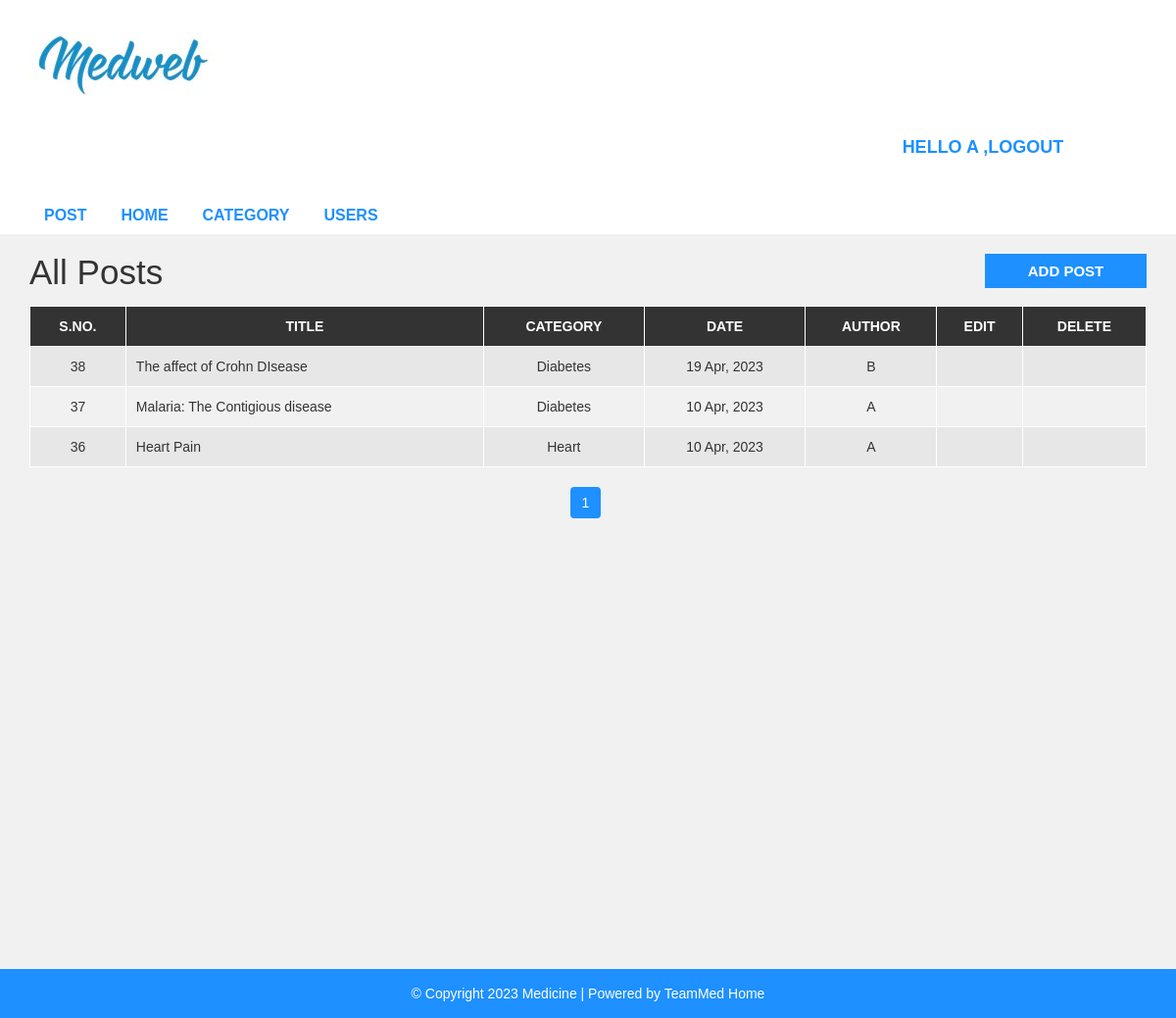
The page /admin/post.php (signed in) on the database its author committed.
### tables this page shows
CREATE TABLE `post` (
  `post_id` int(11) NOT NULL,
  `title` varchar(100) NOT NULL,
  `description` text NOT NULL,
  `category` varchar(100) NOT NULL,
  `post_date` varchar(50) NOT NULL,
  `author` int(11) NOT NULL,
  `post_img` varchar(100) NOT NULL
);

CREATE TABLE `category` (
  `category_id` int(11) NOT NULL,
  `category_name` varchar(100) NOT NULL,
  `post` int(11) NOT NULL DEFAULT 0,
  `age` int(11) NOT NULL
);

CREATE TABLE `user` (
  `user_id` int(10) UNSIGNED NOT NULL,
  `first_name` varchar(30) NOT NULL,
  `last_name` varchar(30) NOT NULL,
  `username` varchar(30) DEFAULT NULL,
  `password` varchar(40) DEFAULT NULL,
  `role` int(11) NOT NULL
);

### admin/post.php (the view, shortened to what this page needs)
<?php include "header.php"; ?>
  <div id="admin-content">
      <div class="container">
          <div class="row">
              <div class="col-md-10">
                  <h1 class="admin-heading">All Posts</h1>
              </div>
              <div class="col-md-2">
                  <a class="add-new" href="add-post.php">add post</a>
              </div>
              <div class="col-md-12">
              <?php
                include "connect.php";
                $limit = 5;
                if (isset($_GET['page'])) {
                    $page = trim($_GET['page']);
                    $page = (int) filter_var($page, FILTER_SANITIZE_NUMBER_INT);
                } else {
                    $page = 1;
                }
                $offset = ($page - 1) * $limit;
                if($_SESSION['user_role'] == '1')
                {
                    $sql = "SELECT post.post_id, post.title, post.description, post.post_date, category.category_name, user.username,post.category
                    FROM post
                    LEFT JOIN category ON post.category = category.category_id
                    LEFT JOIN user ON post.author = user.user_id
                    ORDER BY post.post_id DESC LIMIT {$limit} OFFSET {$offset}";
                }
                $result = mysqli_query($conn, $sql) or die("Query Failed");
                if (mysqli_num_rows($result) > 0) {
                    ?>
                  <table class="content-table">
                      <thead>
                          <th>S.No.</th>
                          <th>Title</th>
                          <th>Category</th>
                          <th>Date</th>
                          <th>Author</th>
                          <th>Edit</th>
                          <th>Delete</th>
                      </thead>
                      <tbody>
                      <?php while ($row = mysqli_fetch_assoc($result)) { ?>
                          <tr>
                              <td class='id'><?php echo $row['post_id']; ?></td>
                              <td><?php echo $row['title']; ?></td>
                              <td><?php echo $row['category_name']; ?></td>
                              <td><?php echo $row['post_date']; ?></td>
                              <td><?php echo $row['username']; ?></td>
                              <td class='edit'><a href='update-post.php?id=<?php echo $row['post_id'];?>'><i class='fa fa-edit'></i></a></td>
                              <td class='delete'><a href='delete-post.php?id=<?php echo $row['post_id'];?>&catid=<?php echo $row['category'];?>'><i class='fa fa-trash-o'></i></a></td>
                          </tr>
                          <?php } ?>
                      </tbody>
                  </table>
                  <?php }
                $sql1 = "SELECT * FROM post";
                $result1 = mysqli_query($conn, $sql1) or die("Query Failed");
                if (mysqli_num_rows($result1) > 0) {
                    $total_records = mysqli_num_rows($result1);
                    $total_page = ceil($total_records / $limit);
                    echo '<ul class="pagination admin-pagination">';
                    for ($i = 1; $i <= $total_page; $i++) {
                        $active = "";
                        echo '<li class="' . $active . '"><a href="post.php?page=' . $i . '">' . $i . '</a></li>';
                    }
                    echo '</ul>';
                }
                ?>
              </div>
          </div>
      </div>
  </div>
<?php include "footer.php"; ?>

### admin/style.css (style rules this page uses)
body { background: #f1f1f1; font-family: sans-serif,arial,Helvetica; }
a, a:hover, a:focus { text-decoration: none; outline: none; }
ul { margin:0; padding:0; list-style:none; }
#admin-content { padding: 20px 0; min-height: 750px; }
#admin-content .admin-heading { font-size: 35px; margin: 0 0 15px; }
#admin-content .add-new { color: #fff; background-color: #1E90FF; font-size: 15px; font-weight: 600; text-align: center; text-transform: uppercase; padding: 7px 10px; display: block; transition: all 0.3s; }
#admin-content .content-table { border: 1px solid #000; width: 100%; margin: 0 0 20px; }
#admin-content .content-table thead { color: #fff; background-color: #333; }
#admin-content .content-table th { padding: 10px; border: 1px solid #fff; font-weight: 600; text-align: center; text-transform: uppercase; }
#admin-content .content-table tbody { color: #333; }
#admin-content .content-table tbody tr { background-color: #e7e7e7; }
#admin-content .content-table tbody tr:nth-child(even) { background-color: transparent; }
#admin-content .content-table tbody td { padding: 10px; border: 1px solid #fff; text-align: center; }
#admin-content .content-table tbody td:nth-child(2) { text-align: left; }
#admin-content .admin-pagination { margin: 0; }
#admin-content .admin-pagination li a { display: block; }
.id, .edit, .delete { text-align:center; }
.pagination { display: block; text-align: center; margin: 0; }
.pagination li { display:inline-block; margin: 0 5px 0 0; }
.pagination li a { border: none; background: #1e90ff; color: #fff; }
i.fa { color:#222; }

### rows shown on the page
post: post_id "38", title "The affect of Crohn DIsease", category.category_name "Diabetes", post_date "19 Apr, 2023", user.username "B"
post: post_id "37", title "Malaria: The Contigious disease", category.category_name "Diabetes", post_date "10 Apr, 2023", user.username "A"
post: post_id "36", title "Heart Pain", category.category_name "Heart", post_date "10 Apr, 2023", user.username "A"

### other values the page prints
$_SESSION['username'] "A"
